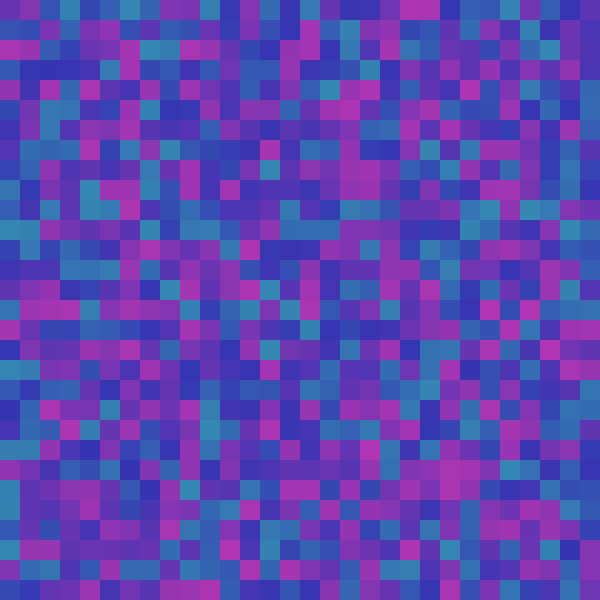
Frame 1 (no input)
Frame 60 (the mouse pressed at the canvas centre just before this capture): identical to frame 1, image omitted
Frame 120 (the mouse held since frame 60 and released just before this capture): identical to frame 1, image omitted

The Processing sketch that drew this single still picture (run headless with seeded random() and noise(); from frame 60 on, the mouse is pressed at the canvas centre):

// Processing sketch: fix_hue
// ── fix_hue.pde

void setup() {
  size(600, 600);
  background(255);
  noStroke();
  
  colorMode(HSB, 360, 100, 100);
  
  int count = 30;
  int len = 600 / count;
  for(int i=0; i<=count;i++){
    for(int j=0;j<=count;j++){
      color col = (int)random(200, 300);
      fill(col, 70, 70);
      square(i * len, j * len, len);
    }
  }
}

void draw() {
  
}
